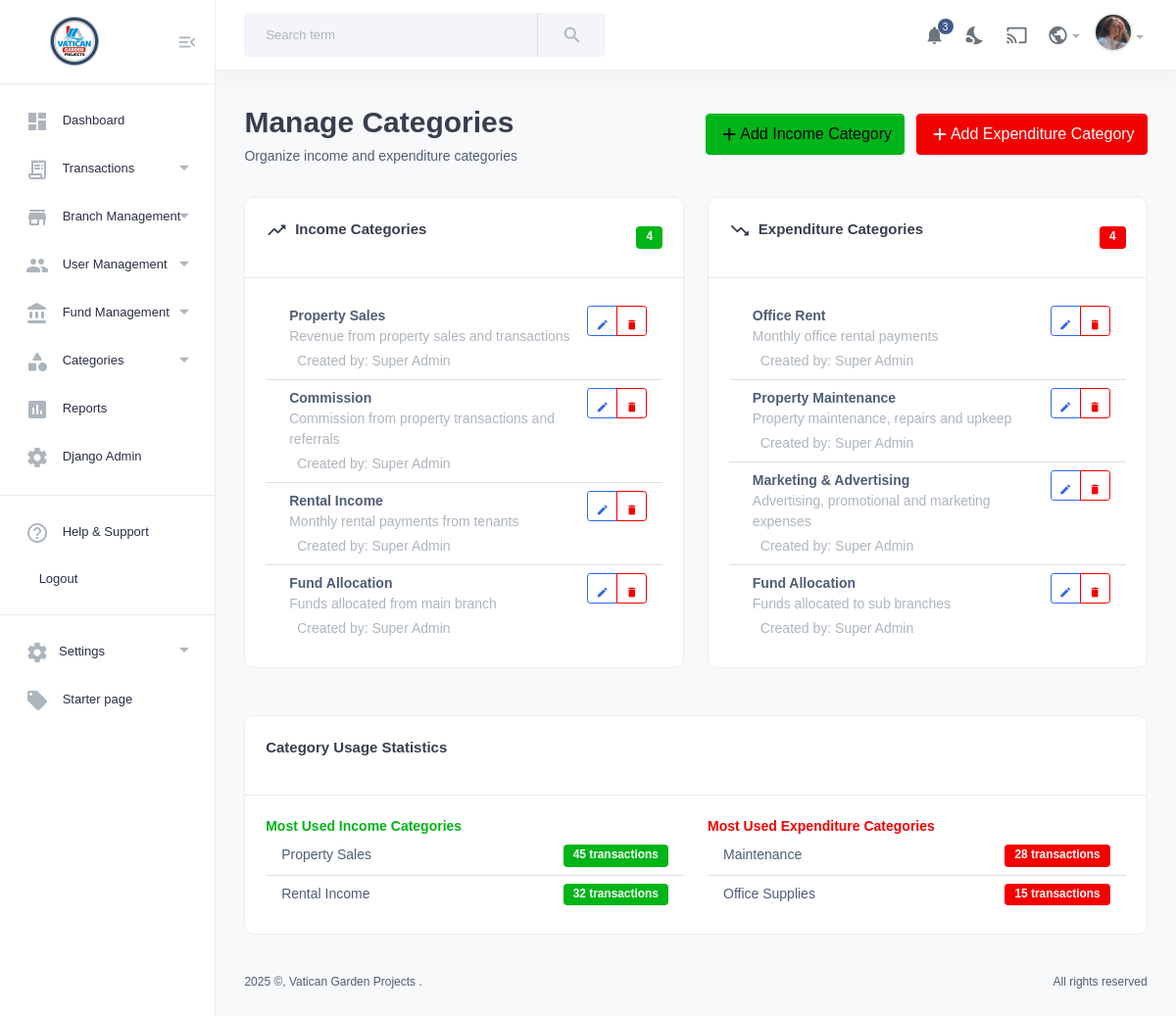
Screenshot of /manage-categories/ (signed in) with the database file from the repository.
### account/models.py (models this page shows, shortened)
class IncomeCategory(models.Model):
    CATEGORY_SCOPES = (
        ('main', 'Main Branch Only'),
        ('sub', 'Sub Branches Only'),
        ('all', 'All Branches'),
    )
    name = models.CharField(max_length=100)
    description = models.TextField(blank=True)
    branch = models.ForeignKey(Branch, on_delete=models.CASCADE, null=True, blank=True)
    created_by = models.ForeignKey(User, on_delete=models.CASCADE)
    scope = models.CharField(max_length=10, choices=CATEGORY_SCOPES, default='all')
    is_active = models.BooleanField(default=True)

class User(AbstractUser):
    USER_TYPES = (
        ('super_admin', 'Super Admin'),
        ('branch_admin', 'Branch Admin'),
    )
    user_type = models.CharField(max_length=20, choices=USER_TYPES, default='branch_admin')
    phone = models.CharField(max_length=15, blank=True)
    first_name = models.CharField(max_length=30)
    last_name = models.CharField(max_length=30)
    email = models.EmailField(unique=True)
    is_active = models.BooleanField(default=True)
    def get_full_name(self):
        return f"{self.first_name} {self.last_name}".strip()

class ExpenditureCategory(models.Model):
    CATEGORY_SCOPES = (
        ('main', 'Main Branch Only'),
        ('sub', 'Sub Branches Only'),
        ('all', 'All Branches'),
    )
    name = models.CharField(max_length=100)
    description = models.TextField(blank=True)
    branch = models.ForeignKey(Branch, on_delete=models.CASCADE, null=True, blank=True)
    created_by = models.ForeignKey(User, on_delete=models.CASCADE)
    scope = models.CharField(max_length=10, choices=CATEGORY_SCOPES, default='all')
    is_active = models.BooleanField(default=True)

### account/views.py (the view)
# urls.py: path('manage-categories/', views.manage_categories, name='manage_categories'),
@login_required
def manage_categories(request):
    if request.user.user_type != 'super_admin':
        messages.error(request, 'Only super admin can manage categories.')
        return redirect('dashboard')
    income_categories = IncomeCategory.objects.select_related('branch', 'created_by').filter(is_active=True)
    expenditure_categories = ExpenditureCategory.objects.select_related('branch', 'created_by').filter(is_active=True)
    return render(request, 'manage_categories.html', {
        'income_categories': income_categories,
        'expenditure_categories': expenditure_categories,
    })

### account/templates/manage_categories.html (shortened to what this page needs)
{% extends 'base.html' %}
{% block content %}
<section class="content-main">
  <div class="content-header">
    <div>
      <h2 class="content-title card-title">Manage Categories</h2>
      <p>Organize income and expenditure categories</p>
    </div>
    <div>
      <a class="btn btn-success me-2" href="{% url 'add_income_category' %}">
        <i class="material-icons md-add"></i>Add Income Category
      </a>
      <a class="btn btn-danger" href="{% url 'add_expenditure_category' %}">
        <i class="material-icons md-add"></i>Add Expenditure Category
      </a>
    </div>
  </div>
  <div class="row">
    <div class="col-lg-6">
      <div class="card">
        <div class="card-header d-flex justify-content-between align-items-center">
          <h5 class="card-title text-success">
            <i class="material-icons md-trending_up me-2"></i>Income Categories
          </h5>
          <span class="badge bg-success">{{ income_categories.count }}</span>
        </div>
        <div class="card-body">
          {% if income_categories %}
            <div class="list-group list-group-flush">
              {% for category in income_categories %}
              <div class="list-group-item d-flex justify-content-between align-items-start">
                <div class="ms-2 me-auto">
                  <div class="fw-bold">{{ category.name }}</div>
                  {% if category.description %}
                    <small class="text-muted">{{ category.description|truncatechars:100 }}</small>
                  {% endif %}
                  <div class="mt-1">
                    <small class="text-muted ms-2">
                      Created by: {{ category.created_by.get_full_name|default:category.created_by.username }}
                    </small>
                  </div>
                </div>
                {% if category.created_by == user or user.user_type == 'super_admin' %}
                <div class="btn-group btn-group-sm" role="group">
                  <button type="button" class="btn btn-outline-primary btn-sm" title="Edit">
                    <i class="material-icons md-edit"></i>
                  </button>
                  <button type="button" class="btn btn-outline-danger btn-sm" title="Delete"
                          onclick="confirmDelete('{{ category.name }}', 'income')">
                    <i class="material-icons md-delete"></i>
                  </button>
                </div>
                {% endif %}
              </div>
              {% endfor %}
            </div>
          {% endif %}
        </div>
      </div>
    </div>
    <div class="col-lg-6">
      <div class="card">
        <div class="card-header d-flex justify-content-between align-items-center">
          <h5 class="card-title text-danger">
            <i class="material-icons md-trending_down me-2"></i>Expenditure Categories
          </h5>
          <span class="badge bg-danger">{{ expenditure_categories.count }}</span>
        </div>
        <div class="card-body">
          {% if expenditure_categories %}
            <div class="list-group list-group-flush">
              {% for category in expenditure_categories %}
              <div class="list-group-item d-flex justify-content-between align-items-start">
                <div class="ms-2 me-auto">
                  <div class="fw-bold">{{ category.name }}</div>
                  {% if category.description %}
                    <small class="text-muted">{{ category.description|truncatechars:100 }}</small>
                  {% endif %}
                  <div class="mt-1">
                    <small class="text-muted ms-2">
                      Created by: {{ category.created_by.get_full_name|default:category.created_by.username }}
                    </small>
                  </div>
                </div>
                {% if category.created_by == user or user.user_type == 'super_admin' %}
                <div class="btn-group btn-group-sm" role="group">
                  <button type="button" class="btn btn-outline-primary btn-sm" title="Edit">
                    <i class="material-icons md-edit"></i>
                  </button>
                  <button type="button" class="btn btn-outline-danger btn-sm" title="Delete"
                          onclick="confirmDelete('{{ category.name }}', 'expenditure')">
                    <i class="material-icons md-delete"></i>
                  </button>
                </div>
                {% endif %}
              </div>
              {% endfor %}
            </div>
          {% endif %}
        </div>
      </div>
    </div>
  </div>
  <div class="row mt-4">
    <div class="col-12">
      <div class="card">
        <div class="card-header">
          <h5 class="card-title">Category Usage Statistics</h5>
        </div>
        <div class="card-body">
          <div class="row">
            <div class="col-md-6">
              <h6 class="text-success">Most Used Income Categories</h6>
              <div class="list-group list-group-flush">
                <div class="list-group-item d-flex justify-content-between">
                  <span>Property Sales</span>
                  <span class="badge bg-success">45 transactions</span>
                </div>
                <div class="list-group-item d-flex justify-content-between">
                  <span>Rental Income</span>
                  <span class="badge bg-success">32 transactions</span>
                </div>
              </div>
            </div>
            <div class="col-md-6">
              <h6 class="text-danger">Most Used Expenditure Categories</h6>
              <div class="list-group list-group-flush">
                <div class="list-group-item d-flex justify-content-between">
                  <span>Maintenance</span>
                  <span class="badge bg-danger">28 transactions</span>
                </div>
                <div class="list-group-item d-flex justify-content-between">
                  <span>Office Supplies</span>
                  <span class="badge bg-danger">15 transactions</span>
                </div>
              </div>
            </div>
          </div>
        </div>
      </div>
    </div>
  </div>
</section>
{% endblock content %}

### account/static/assets/css/style.css (style rules this page uses)
html, body, div, span, applet, object, iframe, h1, h2, h3, h4, h5, h6, p, blockquote, pre, a, abbr, acronym, address, big, cite, code, del, dfn, em, img, ins, kbd, q, s, samp, small, strike, strong, sub, sup, tt, var, b, u, i, center, dl, dt, dd, ol, ul, li, fieldset, form, label, legend, table, caption, tbody, tfoot, thead, tr, th, td, article, aside, canvas, details, embed, figure, figcaption, footer, header, hgroup, menu, nav, output, ruby, section, summary, time, mark, audio, video { margin: 0; padding: 0; border: 0; font-size: 100%; font: inherit; vertical-align: baseline; }
article, aside, details, figcaption, figure, footer, header, hgroup, menu, nav, section { display: block; }
body { line-height: 1; }
::placeholder { color: #838383; }
body { font-family: "DM Sans", sans-serif; font-size: 14px; font-style: normal; font-weight: 400; line-height: 1.5; color: #4f5d77; }
h1, h2, h3, h4, h5, h6 { font-family: "DM Sans", sans-serif; color: #495057; font-weight: 600; line-height: 1.5; }
h2 { font-size: 30px; }
h5 { font-size: 15px; }
h6 { font-size: 14px; }
p { font-size: 14px; font-weight: 400; line-height: 24px; margin-bottom: 5px; }
p:last-child { margin-bottom: 0; }
.card-title { color: #383e50 !important; }
.btn-sm { padding: 5px 10px; }
.btn-sm i { font-size: 13px; line-height: 0.7; vertical-align: bottom; }
.card { margin-bottom: 24px; box-shadow: none; border: 1px solid #eee; border-radius: 10px; transition-duration: 0.3s; overflow: hidden; }
body { position: relative; min-height: 100vh; overflow-x: hidden; }
.main-wrap .content-main { min-height: calc(100vh - 110px); }
.content-main { padding: 30px 3%; margin-left: auto; margin-right: auto; background-color: #f8f9fa; }
.content-header { display: flex; align-items: center; justify-content: space-between; margin-bottom: 30px; }
.content-header .content-title { margin-bottom: 0; }

### rows the page displays
IncomeCategory: name "Property Sales", description "Revenue from property sales and transactions", created_by.get_full_name "Super Admin"
IncomeCategory: name "Commission", description "Commission from property transactions and referrals", created_by.get_full_name "Super Admin"
IncomeCategory: name "Rental Income", description "Monthly rental payments from tenants", created_by.get_full_name "Super Admin"
IncomeCategory: name "Fund Allocation", description "Funds allocated from main branch", created_by.get_full_name "Super Admin"
ExpenditureCategory: name "Office Rent", description "Monthly office rental payments", created_by.get_full_name "Super Admin"
ExpenditureCategory: name "Property Maintenance", description "Property maintenance, repairs and upkeep", created_by.get_full_name "Super Admin"
ExpenditureCategory: name "Marketing & Advertising", description "Advertising, promotional and marketing expenses", created_by.get_full_name "Super Admin"
ExpenditureCategory: name "Fund Allocation", description "Funds allocated to sub branches", created_by.get_full_name "Super Admin"

### other values shown
{{ income_categories.count }} "4"
{{ expenditure_categories.count }} "4"
